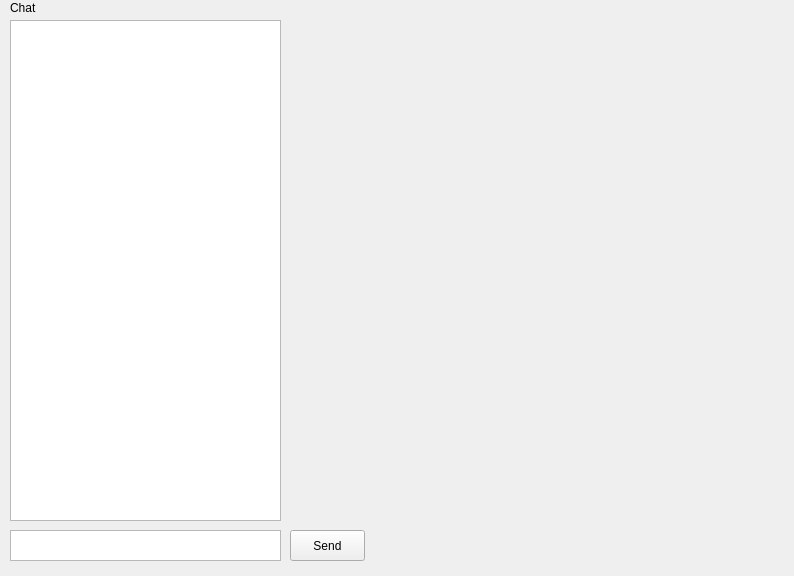
<?xml version="1.0" encoding="UTF-8"?>
<ui version="4.0">
 <class>chess_main</class>
 <widget class="QMainWindow" name="chess_main">
  <property name="geometry">
   <rect>
    <x>0</x>
    <y>0</y>
    <width>794</width>
    <height>576</height>
   </rect>
  </property>
  <property name="windowTitle">
   <string>Chess</string>
  </property>
  <widget class="QWidget" name="centralWidget">
   <widget class="QLabel" name="label">
    <property name="geometry">
     <rect>
      <x>10</x>
      <y>0</y>
      <width>49</width>
      <height>16</height>
     </rect>
    </property>
    <property name="text">
     <string>Chat</string>
    </property>
   </widget>
   <widget class="QTextEdit" name="send_edit">
    <property name="geometry">
     <rect>
      <x>10</x>
      <y>530</y>
      <width>271</width>
      <height>31</height>
     </rect>
    </property>
   </widget>
   <widget class="QPushButton" name="send_btn">
    <property name="geometry">
     <rect>
      <x>290</x>
      <y>530</y>
      <width>75</width>
      <height>31</height>
     </rect>
    </property>
    <property name="text">
     <string>Send</string>
    </property>
   </widget>
   <widget class="QListWidget" name="chat_list">
    <property name="geometry">
     <rect>
      <x>10</x>
      <y>20</y>
      <width>271</width>
      <height>501</height>
     </rect>
    </property>
   </widget>
   <widget class="QLabel" name="board">
    <property name="enabled">
     <bool>true</bool>
    </property>
    <property name="geometry">
     <rect>
      <x>290</x>
      <y>20</y>
      <width>501</width>
      <height>501</height>
     </rect>
    </property>
    <property name="sizePolicy">
     <sizepolicy hsizetype="Ignored" vsizetype="Ignored">
      <horstretch>0</horstretch>
      <verstretch>0</verstretch>
     </sizepolicy>
    </property>
    <property name="autoFillBackground">
     <bool>false</bool>
    </property>
    <property name="frameShape">
     <enum>QFrame::NoFrame</enum>
    </property>
    <property name="lineWidth">
     <number>0</number>
    </property>
    <property name="text">
     <string>&lt;html&gt;&lt;head/&gt;&lt;body&gt;&lt;p&gt;&lt;img src=&quot;:/ChatClient/assets/board.png&quot;/&gt;&lt;/p&gt;&lt;/body&gt;&lt;/html&gt;</string>
    </property>
    <property name="pixmap">
     <pixmap resource="ChessClient.qrc">:/ChatClient/assets/board.png</pixmap>
    </property>
    <property name="scaledContents">
     <bool>true</bool>
    </property>
   </widget>
  </widget>
 </widget>
 <layoutdefault spacing="6" margin="11"/>
 <resources>
  <include location="ChessClient.qrc"/>
 </resources>
 <connections/>
</ui>
